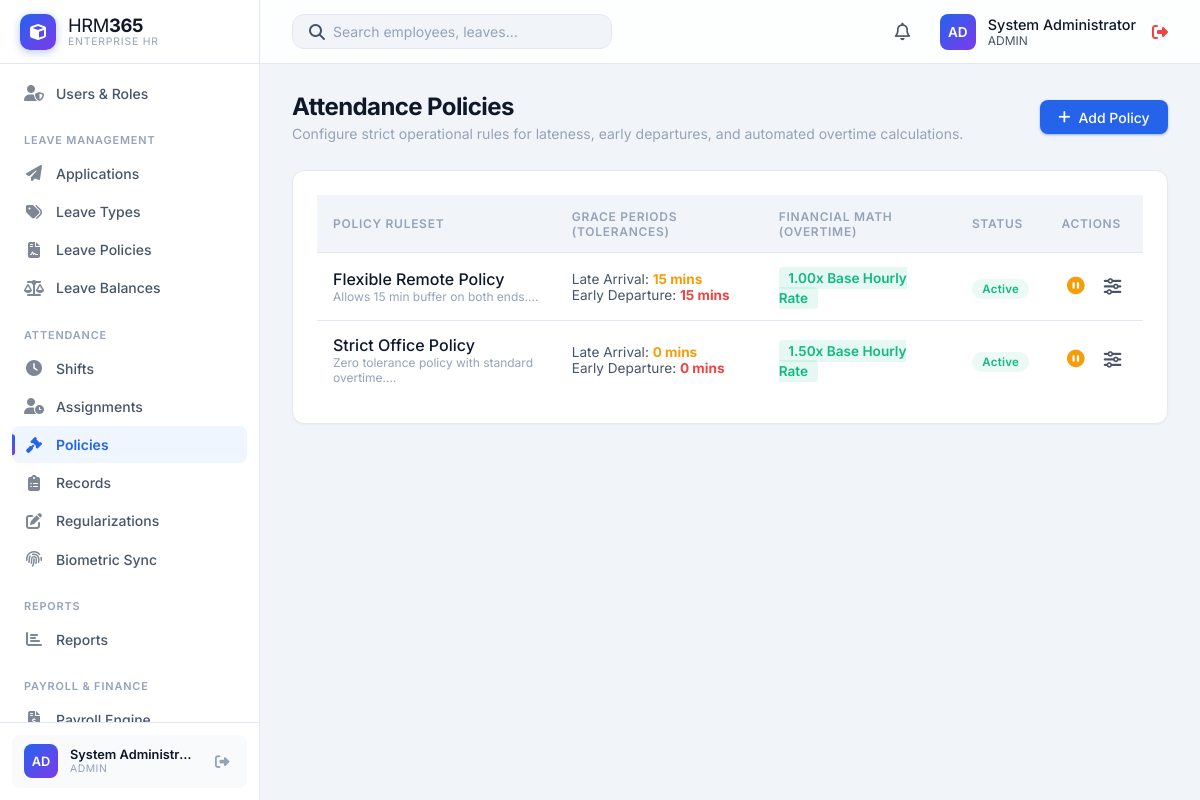
Before: /HRM365/modules/attendance_policies/index.php (signed in) with the older database file.
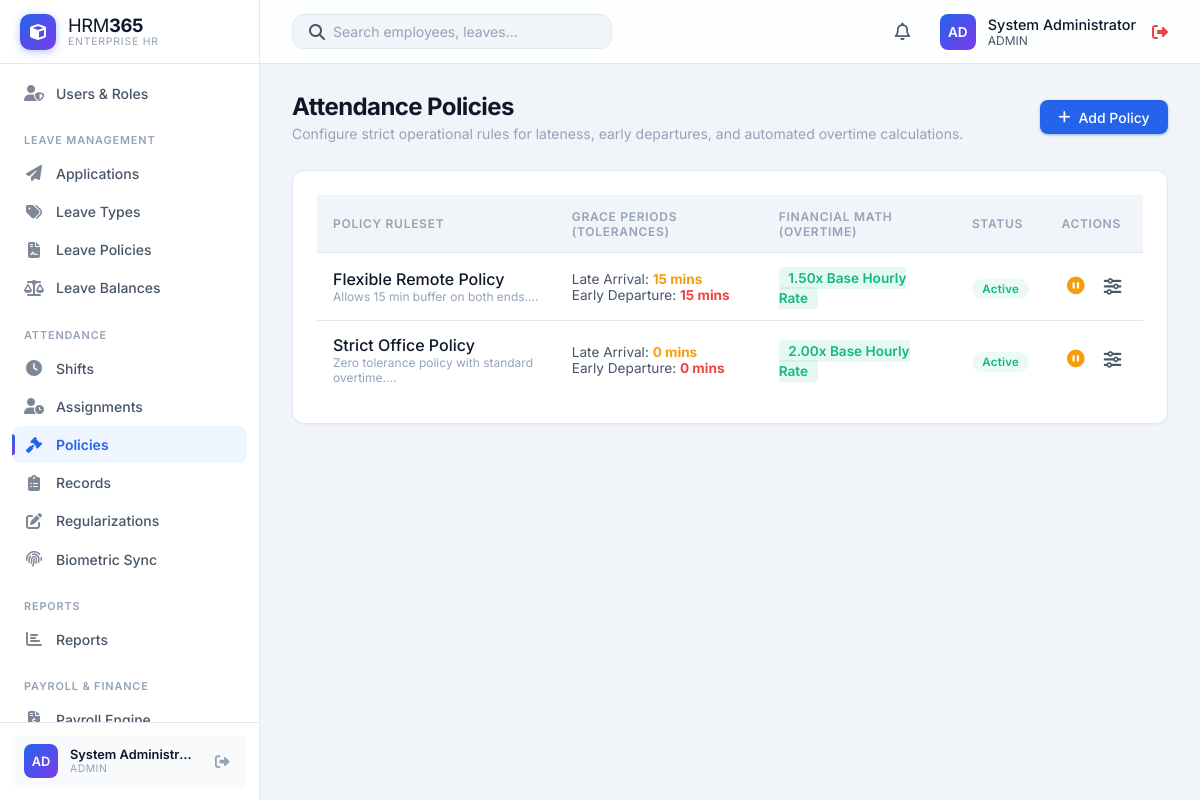
After: the same page with the newer database file.
### tables this page shows
CREATE TABLE `attendance_policies` (
  `id` int(11) NOT NULL,
  `name` varchar(100) NOT NULL,
  `description` text DEFAULT NULL,
  `late_arrival_grace` int(11) DEFAULT 0,
  `early_departure_grace` int(11) DEFAULT 0,
  `overtime_rate_per_hour` decimal(10,2) DEFAULT 0.00,
  `status` enum('Active','Inactive') DEFAULT 'Active',
  `created_at` timestamp NOT NULL DEFAULT current_timestamp(),
  `updated_at` timestamp NOT NULL DEFAULT current_timestamp() ON UPDATE current_timestamp()
);

### HRM365/modules/attendance_policies/index.php (the view, shortened to what this page needs)
<?php
require_once '../../includes/auth.php';
$stmt = $pdo->query("SELECT * FROM attendance_policies ORDER BY name ASC");
$policies = $stmt->fetchAll();
include '../../includes/header.php';
?>
<div class="page-header">
    <div>
        <h1 class="page-title">Attendance Policies</h1>
        <div class="page-subtitle">Configure strict operational rules for lateness, early departures, and automated overtime calculations.</div>
    </div>
    <a href="create.php" class="btn btn-primary">
        <i class="fas fa-plus"></i> Add Policy
    </a>
</div>
<div class="card">
    <div class="table-container">
        <table class="table">
            <thead>
                <tr>
                    <th>Policy Ruleset</th>
                    <th>Grace Periods (Tolerances)</th>
                    <th>Financial Math (Overtime)</th>
                    <th>Status</th>
                    <th>Actions</th>
                </tr>
            </thead>
            <tbody>
                <?php foreach ($policies as $p): ?>
                <tr>
                    <td>
                        <div style="font-weight: 500; color: var(--text-primary);"><?php echo htmlspecialchars($p['name']); ?></div>
                        <div style="font-size: 0.75rem; color: var(--text-muted);"><?php echo htmlspecialchars(substr($p['description'], 0, 60)); ?>...</div>
                    </td>
                    <td>
                        <div style="font-size: 0.85rem; color: var(--text-secondary);">Late Arrival: <strong style="color: var(--accent-warning);"><?php echo intval($p['late_arrival_grace']); ?> mins</strong></div>
                        <div style="font-size: 0.85rem; color: var(--text-secondary);">Early Departure: <strong style="color: var(--accent-danger);"><?php echo intval($p['early_departure_grace']); ?> mins</strong></div>
                    </td>
                    <td>
                        <span style="background: rgba(16, 185, 129, 0.1); color: var(--accent-success); padding: 0.2rem 0.6rem; border-radius: 4px; font-weight: 600; font-size: 0.85rem;">
                            <?php echo number_format($p['overtime_rate_per_hour'], 2); ?>x Base Hourly Rate
                        </span>
                    </td>
                    <td>
                        <?php if ($p['status'] === 'Active'): ?>
                            <span class="status-badge status-active">Active</span>
                        <?php else: ?>
                            <span class="status-badge" style="background: var(--bg-hover); color: var(--text-muted);">Inactive</span>
                        <?php endif; ?>
                    </td>
                    <td>
                        <div style="display: flex; gap: 0.5rem;">
                            <form action="toggle_status.php" method="POST" style="margin: 0;">
                                <?php if ($p['status'] === 'Active'): ?>
                                    <button type="submit" class="action-btn" style="color: var(--accent-warning);" title="Deactivate Policy"><i class="fas fa-pause-circle"></i></button>
                                <?php else: ?>
                                    <input type="hidden" name="status" value="Active">
                                    <button type="submit" class="action-btn" style="color: var(--accent-success);" title="Activate Policy"><i class="fas fa-play-circle"></i></button>
                                <?php endif; ?>
                            </form>
                            <a href="edit.php?id=<?php echo $p['id']; ?>" class="action-btn" title="Edit Engine Rules"><i class="fas fa-sliders-h"></i></a>
                        </div>
                    </td>
                </tr>
                <?php endforeach; ?>
            </tbody>
        </table>
    </div>
</div>
<?php include '../../includes/footer.php'; ?>

Changed rows visible on the page:
changed attendance_policies "Flexible Remote Policy": overtime_rate_per_hour "1.00" → "1.50"
changed attendance_policies "Strict Office Policy": overtime_rate_per_hour "1.50" → "2.00"
